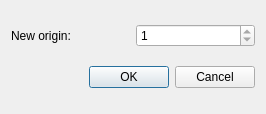
<?xml version="1.0" encoding="UTF-8"?>
<ui version="4.0">
 <class>SetSequenceOriginDialog</class>
 <widget class="QDialog" name="SetSequenceOriginDialog">
  <property name="geometry">
   <rect>
    <x>0</x>
    <y>0</y>
    <width>266</width>
    <height>114</height>
   </rect>
  </property>
  <property name="sizePolicy">
   <sizepolicy hsizetype="Preferred" vsizetype="Preferred">
    <horstretch>0</horstretch>
    <verstretch>0</verstretch>
   </sizepolicy>
  </property>
  <property name="minimumSize">
   <size>
    <width>0</width>
    <height>0</height>
   </size>
  </property>
  <property name="maximumSize">
   <size>
    <width>16777215</width>
    <height>16777215</height>
   </size>
  </property>
  <property name="windowTitle">
   <string>Set sequence origin</string>
  </property>
  <layout class="QVBoxLayout" name="verticalLayout">
   <item>
    <layout class="QHBoxLayout" name="horizontalLayout">
     <item>
      <widget class="QLabel" name="label">
       <property name="text">
        <string>New origin:</string>
       </property>
      </widget>
     </item>
     <item>
      <widget class="QSpinBox" name="seqOriginBox">
       <property name="toolTip">
        <string>New sequence origin point. All annotations will be shifted relative to new origin point.</string>
       </property>
       <property name="minimum">
        <number>1</number>
       </property>
       <property name="maximum">
        <number>1</number>
       </property>
      </widget>
     </item>
    </layout>
   </item>
   <item>
    <widget class="QDialogButtonBox" name="buttonBox">
     <property name="standardButtons">
      <set>QDialogButtonBox::Cancel|QDialogButtonBox::Ok</set>
     </property>
    </widget>
   </item>
  </layout>
 </widget>
 <resources/>
 <connections>
  <connection>
   <sender>buttonBox</sender>
   <signal>accepted()</signal>
   <receiver>SetSequenceOriginDialog</receiver>
   <slot>accept()</slot>
   <hints>
    <hint type="sourcelabel">
     <x>159</x>
     <y>256</y>
    </hint>
    <hint type="destinationlabel">
     <x>159</x>
     <y>138</y>
    </hint>
   </hints>
  </connection>
  <connection>
   <sender>buttonBox</sender>
   <signal>rejected()</signal>
   <receiver>SetSequenceOriginDialog</receiver>
   <slot>reject()</slot>
   <hints>
    <hint type="sourcelabel">
     <x>159</x>
     <y>256</y>
    </hint>
    <hint type="destinationlabel">
     <x>159</x>
     <y>138</y>
    </hint>
   </hints>
  </connection>
 </connections>
</ui>
